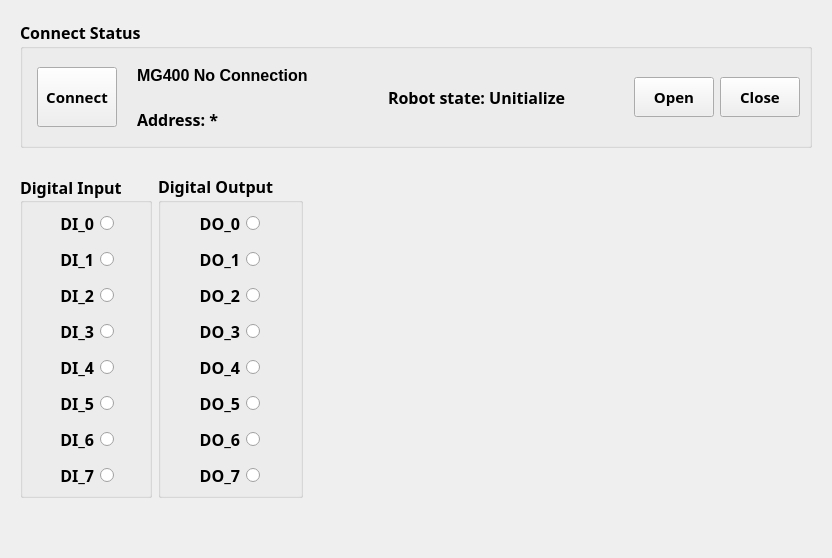
      <widget class="QWidget" name="tab_RobotHans">
       <attribute name="icon">
        <iconset>
         <disabledoff>:/icon/robot_arm.ico</disabledoff>
        </iconset>
       </attribute>
       <attribute name="title">
        <string>Han's Robot E05</string>
       </attribute>
       <layout class="QGridLayout" name="gridLayout_4">
        <item row="0" column="0">
         <widget class="QWidget" name="widget" native="true">
          <layout class="QVBoxLayout" name="verticalLayout_18">
           <item>
            <widget class="QGroupBox" name="groupBox">
             <property name="font">
              <font>
               <family>Segoe UI Variable Text Semibold</family>
               <pointsize>12</pointsize>
               <bold>true</bold>
              </font>
             </property>
             <property name="title">
              <string>Connect Status</string>
             </property>
             <layout class="QHBoxLayout" name="horizontalLayout_5">
              <item>
               <layout class="QHBoxLayout" name="horizontalLayout_3">
                <property name="spacing">
                 <number>20</number>
                </property>
                <property name="leftMargin">
                 <number>5</number>
                </property>
                <property name="topMargin">
                 <number>5</number>
                </property>
                <property name="rightMargin">
                 <number>5</number>
                </property>
                <property name="bottomMargin">
                 <number>5</number>
                </property>
                <item>
                 <widget class="QPushButton" name="btn_robot_Connect">
                  <property name="minimumSize">
                   <size>
                    <width>80</width>
                    <height>60</height>
                   </size>
                  </property>
                  <property name="maximumSize">
                   <size>
                    <width>150</width>
                    <height>60</height>
                   </size>
                  </property>
                  <property name="font">
                   <font>
                    <family>Segoe UI Variable Text Semibold</family>
                    <pointsize>11</pointsize>
                    <bold>true</bold>
                   </font>
                  </property>
                  <property name="text">
                   <string>Connect</string>
                  </property>
                 </widget>
                </item>
                <item>
                 <layout class="QVBoxLayout" name="verticalLayout">
                  <item>
                   <widget class="QLabel" name="label_robot_Connect">
                    <property name="sizePolicy">
                     <sizepolicy hsizetype="MinimumExpanding" vsizetype="Preferred">
                      <horstretch>0</horstretch>
                      <verstretch>0</verstretch>
                     </sizepolicy>
                    </property>
                    <property name="minimumSize">
                     <size>
                      <width>200</width>
                      <height>24</height>
                     </size>
                    </property>
                    <property name="maximumSize">
                     <size>
                      <width>300</width>
                      <height>24</height>
                     </size>
                    </property>
                    <property name="font">
                     <font>
                      <family>Segoe UI</family>
                      <pointsize>12</pointsize>
                      <bold>true</bold>
                     </font>
                    </property>
                    <property name="text">
                     <string>MG400 No Connection</string>
                    </property>
                   </widget>
                  </item>
                  <item>
                   <widget class="QLabel" name="label_robot_IP">
                    <property name="sizePolicy">
                     <sizepolicy hsizetype="Preferred" vsizetype="Preferred">
                      <horstretch>0</horstretch>
                      <verstretch>0</verstretch>
                     </sizepolicy>
                    </property>
                    <property name="minimumSize">
                     <size>
                      <width>150</width>
                      <height>24</height>
                     </size>
                    </property>
                    <property name="maximumSize">
                     <size>
                      <width>200</width>
                      <height>24</height>
                     </size>
                    </property>
                    <property name="font">
                     <font>
                      <family>Segoe UI Variable Text Semibold</family>
                      <pointsize>12</pointsize>
                      <bold>true</bold>
                     </font>
                    </property>
                    <property name="text">
                     <string>Address: *</string>
                    </property>
                   </widget>
                  </item>
                 </layout>
                </item>
               </layout>
              </item>
              <item>
               <spacer name="horizontalSpacer_4">
                <property name="orientation">
                 <enum>Qt::Horizontal</enum>
                </property>
                <property name="sizeHint" stdset="0">
                 <size>
                  <width>40</width>
                  <height>20</height>
                 </size>
                </property>
               </spacer>
              </item>
              <item>
               <layout class="QHBoxLayout" name="horizontalLayout_2">
                <item>
                 <widget class="QLabel" name="label_robot_MachineState">
                  <property name="sizePolicy">
                   <sizepolicy hsizetype="MinimumExpanding" vsizetype="Preferred">
                    <horstretch>0</horstretch>
                    <verstretch>0</verstretch>
                   </sizepolicy>
                  </property>
                  <property name="minimumSize">
                   <size>
                    <width>200</width>
                    <height>24</height>
                   </size>
                  </property>
                  <property name="maximumSize">
                   <size>
                    <width>300</width>
                    <height>24</height>
                   </size>
                  </property>
                  <property name="font">
                   <font>
                    <family>Segoe UI Variable Text Semibold</family>
                    <pointsize>12</pointsize>
                    <italic>false</italic>
                    <bold>true</bold>
                   </font>
                  </property>
                  <property name="text">
                   <string>Robot state: Unitialize</string>
                  </property>
                 </widget>
                </item>
                <item>
                 <spacer name="horizontalSpacer_2">
                  <property name="orientation">
                   <enum>Qt::Horizontal</enum>
                  </property>
                  <property name="sizeHint" stdset="0">
                   <size>
                    <width>40</width>
                    <height>20</height>
                   </size>
                  </property>
                 </spacer>
                </item>
                <item>
                 <widget class="QPushButton" name="btn_robot_enable">
                  <property name="minimumSize">
                   <size>
                    <width>80</width>
                    <height>40</height>
                   </size>
                  </property>
                  <property name="maximumSize">
                   <size>
                    <width>150</width>
                    <height>40</height>
                   </size>
                  </property>
                  <property name="font">
                   <font>
                    <family>Segoe UI Variable Text Semibold</family>
                    <pointsize>11</pointsize>
                    <bold>true</bold>
                   </font>
                  </property>
                  <property name="text">
                   <string>Open</string>
                  </property>
                 </widget>
                </item>
                <item>
                 <widget class="QPushButton" name="btn_robot_close">
                  <property name="minimumSize">
                   <size>
                    <width>80</width>
                    <height>40</height>
                   </size>
                  </property>
                  <property name="maximumSize">
                   <size>
                    <width>150</width>
                    <height>40</height>
                   </size>
                  </property>
                  <property name="font">
                   <font>
                    <family>Segoe UI Variable Text Semibold</family>
                    <pointsize>11</pointsize>
                    <bold>true</bold>
                   </font>
                  </property>
                  <property name="text">
                   <string>Close</string>
                  </property>
                 </widget>
                </item>
               </layout>
              </item>
             </layout>
            </widget>
           </item>
           <item>
            <layout class="QHBoxLayout" name="horizontalLayout">
             <property name="topMargin">
              <number>20</number>
             </property>
             <item>
              <widget class="QGroupBox" name="groupBox_Robot_DI">
               <property name="font">
                <font>
                 <family>Segoe UI Variable Text Semibold</family>
                 <pointsize>12</pointsize>
                 <bold>true</bold>
                </font>
               </property>
               <property name="title">
                <string>Digital Input</string>
               </property>
               <property name="alignment">
                <set>Qt::AlignLeading|Qt::AlignLeft|Qt::AlignVCenter</set>
               </property>
               <layout class="QVBoxLayout" name="verticalLayout_2">
                <property name="leftMargin">
                 <number>0</number>
                </property>
                <property name="topMargin">
                 <number>5</number>
                </property>
                <property name="rightMargin">
                 <number>35</number>
                </property>
                <property name="bottomMargin">
                 <number>5</number>
                </property>
                <item>
                 <widget class="QRadioButton" name="radioButton_DI_0">
                  <property name="enabled">
                   <bool>true</bool>
                  </property>
                  <property name="minimumSize">
                   <size>
                    <width>60</width>
                    <height>30</height>
                   </size>
                  </property>
                  <property name="maximumSize">
                   <size>
                    <width>60</width>
                    <height>30</height>
                   </size>
                  </property>
                  <property name="layoutDirection">
                   <enum>Qt::RightToLeft</enum>
                  </property>
                  <property name="text">
                   <string>DI_0</string>
                  </property>
                  <property name="checkable">
                   <bool>true</bool>
                  </property>
                  <property name="checked">
                   <bool>false</bool>
                  </property>
                  <property name="autoRepeat">
                   <bool>false</bool>
                  </property>
                  <property name="autoExclusive">
                   <bool>false</bool>
                  </property>
                 </widget>
                </item>
                <item>
                 <widget class="QRadioButton" name="radioButton_DI_1">
                  <property name="enabled">
                   <bool>true</bool>
                  </property>
                  <property name="minimumSize">
                   <size>
                    <width>60</width>
                    <height>30</height>
                   </size>
                  </property>
                  <property name="maximumSize">
                   <size>
                    <width>60</width>
                    <height>30</height>
                   </size>
                  </property>
                  <property name="layoutDirection">
                   <enum>Qt::RightToLeft</enum>
                  </property>
                  <property name="text">
                   <string>DI_1</string>
                  </property>
                  <property name="checkable">
                   <bool>true</bool>
                  </property>
                  <property name="checked">
                   <bool>false</bool>
                  </property>
                  <property name="autoRepeat">
                   <bool>false</bool>
                  </property>
                  <property name="autoExclusive">
                   <bool>false</bool>
                  </property>
                 </widget>
                </item>
                <item>
                 <widget class="QRadioButton" name="radioButton_DI_2">
                  <property name="enabled">
                   <bool>true</bool>
                  </property>
                  <property name="minimumSize">
                   <size>
                    <width>60</width>
                    <height>30</height>
                   </size>
                  </property>
                  <property name="maximumSize">
                   <size>
                    <width>60</width>
                    <height>30</height>
                   </size>
                  </property>
                  <property name="layoutDirection">
                   <enum>Qt::RightToLeft</enum>
                  </property>
                  <property name="text">
                   <string>DI_2</string>
                  </property>
                  <property name="checkable">
                   <bool>true</bool>
                  </property>
                  <property name="checked">
                   <bool>false</bool>
                  </property>
                  <property name="autoRepeat">
                   <bool>false</bool>
                  </property>
                  <property name="autoExclusive">
                   <bool>false</bool>
                  </property>
                 </widget>
                </item>
                <item>
                 <widget class="QRadioButton" name="radioButton_DI_3">
                  <property name="enabled">
                   <bool>true</bool>
                  </property>
                  <property name="minimumSize">
                   <size>
                    <width>60</width>
                    <height>30</height>
                   </size>
                  </property>
                  <property name="maximumSize">
                   <size>
                    <width>60</width>
                    <height>30</height>
                   </size>
                  </property>
                  <property name="layoutDirection">
                   <enum>Qt::RightToLeft</enum>
                  </property>
                  <property name="text">
                   <string>DI_3</string>
                  </property>
                  <property name="checkable">
                   <bool>true</bool>
                  </property>
                  <property name="checked">
                   <bool>false</bool>
                  </property>
                  <property name="autoRepeat">
                   <bool>false</bool>
                  </property>
                  <property name="autoExclusive">
                   <bool>false</bool>
                  </property>
                 </widget>
                </item>
                <item>
                 <widget class="QRadioButton" name="radioButton_DI_4">
                  <property name="enabled">
                   <bool>true</bool>
                  </property>
                  <property name="minimumSize">
                   <size>
                    <width>60</width>
                    <height>30</height>
                   </size>
                  </property>
                  <property name="maximumSize">
                   <size>
                    <width>60</width>
                    <height>30</height>
                   </size>
                  </property>
                  <property name="layoutDirection">
                   <enum>Qt::RightToLeft</enum>
                  </property>
                  <property name="text">
                   <string>DI_4</string>
                  </property>
                  <property name="checkable">
                   <bool>true</bool>
                  </property>
                  <property name="checked">
                   <bool>false</bool>
                  </property>
                  <property name="autoRepeat">
                   <bool>false</bool>
                  </property>
                  <property name="autoExclusive">
                   <bool>false</bool>
                  </property>
                 </widget>
                </item>
                <item>
                 <widget class="QRadioButton" name="radioButton_DI_5">
                  <property name="enabled">
                   <bool>true</bool>
                  </property>
                  <property name="minimumSize">
                   <size>
                    <width>60</width>
                    <height>30</height>
                   </size>
                  </property>
                  <property name="maximumSize">
                   <size>
                    <width>60</width>
                    <height>30</height>
                   </size>
                  </property>
                  <property name="layoutDirection">
                   <enum>Qt::RightToLeft</enum>
                  </property>
                  <property name="text">
                   <string>DI_5</string>
                  </property>
                  <property name="checkable">
                   <bool>true</bool>
                  </property>
                  <property name="checked">
                   <bool>false</bool>
                  </property>
                  <property name="autoRepeat">
                   <bool>false</bool>
                  </property>
                  <property name="autoExclusive">
                   <bool>false</bool>
                  </property>
                 </widget>
                </item>
                <item>
                 <widget class="QRadioButton" name="radioButton_DI_6">
                  <property name="enabled">
                   <bool>true</bool>
                  </property>
                  <property name="minimumSize">
                   <size>
                    <width>60</width>
                    <height>30</height>
                   </size>
                  </property>
                  <property name="maximumSize">
                   <size>
                    <width>60</width>
                    <height>30</height>
                   </size>
                  </property>
                  <property name="layoutDirection">
                   <enum>Qt::RightToLeft</enum>
                  </property>
                  <property name="text">
                   <string>DI_6</string>
                  </property>
                  <property name="checkable">
                   <bool>true</bool>
                  </property>
                  <property name="checked">
                   <bool>false</bool>
                  </property>
                  <property name="autoRepeat">
                   <bool>false</bool>
                  </property>
                  <property name="autoExclusive">
                   <bool>false</bool>
                  </property>
                 </widget>
                </item>
                <item>
                 <widget class="QRadioButton" name="radioButton_DI_7">
                  <property name="enabled">
                   <bool>true</bool>
                  </property>
                  <property name="minimumSize">
                   <size>
                    <width>60</width>
                    <height>30</height>
                   </size>
                  </property>
                  <property name="maximumSize">
                   <size>
                    <width>60</width>
                    <height>30</height>
                   </size>
                  </property>
                  <property name="layoutDirection">
                   <enum>Qt::RightToLeft</enum>
                  </property>
                  <property name="text">
                   <string>DI_7</string>
                  </property>
                  <property name="checkable">
                   <bool>true</bool>
                  </property>
                  <property name="checked">
                   <bool>false</bool>
                  </property>
                  <property name="autoRepeat">
                   <bool>false</bool>
                  </property>
                  <property name="autoExclusive">
                   <bool>false</bool>
                  </property>
                 </widget>
                </item>
               </layout>
              </widget>
             </item>
             <item>
              <widget class="QGroupBox" name="groupBox_Robot_DO">
               <property name="font">
                <font>
                 <family>Segoe UI Variable Text Semibold</family>
                 <pointsize>12</pointsize>
                 <bold>true</bold>
                </font>
               </property>
               <property name="title">
                <string>Digital Output</string>
               </property>
               <layout class="QVBoxLayout" name="verticalLayout_5">
                <property name="leftMargin">
                 <number>0</number>
                </property>
                <property name="topMargin">
                 <number>5</number>
                </property>
                <property name="rightMargin">
                 <number>40</number>
                </property>
                <property name="bottomMargin">
                 <number>5</number>
                </property>
                <item>
                 <widget class="QRadioButton" name="radioButton_DO_0">
                  <property name="minimumSize">
                   <size>
                    <width>60</width>
                    <height>30</height>
                   </size>
                  </property>
                  <property name="maximumSize">
                   <size>
                    <width>65</width>
                    <height>30</height>
                   </size>
                  </property>
                  <property name="layoutDirection">
                   <enum>Qt::RightToLeft</enum>
                  </property>
                  <property name="text">
                   <string>DO_0</string>
                  </property>
                  <property name="checkable">
                   <bool>true</bool>
                  </property>
                  <property name="checked">
                   <bool>false</bool>
                  </property>
                  <property name="autoRepeat">
                   <bool>false</bool>
                  </property>
                  <property name="autoExclusive">
                   <bool>false</bool>
                  </property>
                 </widget>
                </item>
                <item>
                 <widget class="QRadioButton" name="radioButton_DO_1">
                  <property name="minimumSize">
                   <size>
                    <width>60</width>
                    <height>30</height>
                   </size>
                  </property>
                  <property name="maximumSize">
                   <size>
                    <width>65</width>
                    <height>30</height>
                   </size>
                  </property>
                  <property name="layoutDirection">
                   <enum>Qt::RightToLeft</enum>
                  </property>
                  <property name="text">
                   <string>DO_1</string>
                  </property>
                  <property name="checkable">
                   <bool>true</bool>
                  </property>
                  <property name="checked">
                   <bool>false</bool>
                  </property>
                  <property name="autoRepeat">
                   <bool>false</bool>
                  </property>
                  <property name="autoExclusive">
                   <bool>false</bool>
                  </property>
                 </widget>
                </item>
                <item>
                 <widget class="QRadioButton" name="radioButton_DO_2">
                  <property name="minimumSize">
                   <size>
                    <width>60</width>
                    <height>30</height>
                   </size>
                  </property>
                  <property name="maximumSize">
                   <size>
                    <width>65</width>
                    <height>30</height>
                   </size>
                  </property>
                  <property name="layoutDirection">
                   <enum>Qt::RightToLeft</enum>
                  </property>
                  <property name="text">
                   <string>DO_2</string>
                  </property>
                  <property name="checkable">
                   <bool>true</bool>
                  </property>
                  <property name="checked">
                   <bool>false</bool>
                  </property>
                  <property name="autoRepeat">
                   <bool>false</bool>
                  </property>
                  <property name="autoExclusive">
                   <bool>false</bool>
                  </property>
                 </widget>
                </item>
                <item>
                 <widget class="QRadioButton" name="radioButton_DO_3">
                  <property name="minimumSize">
                   <size>
                    <width>60</width>
                    <height>30</height>
                   </size>
                  </property>
                  <property name="maximumSize">
                   <size>
                    <width>65</width>
                    <height>30</height>
                   </size>
                  </property>
                  <property name="layoutDirection">
                   <enum>Qt::RightToLeft</enum>
                  </property>
                  <property name="text">
                   <string>DO_3</string>
                  </property>
                  <property name="checkable">
                   <bool>true</bool>
                  </property>
                  <property name="checked">
                   <bool>false</bool>
                  </property>
                  <property name="autoRepeat">
                   <bool>false</bool>
                  </property>
                  <property name="autoExclusive">
                   <bool>false</bool>
                  </property>
                 </widget>
                </item>
                <item>
                 <widget class="QRadioButton" name="radioButton_DO_4">
                  <property name="minimumSize">
                   <size>
                    <width>60</width>
                    <height>30</height>
                   </size>
                  </property>
                  <property name="maximumSize">
                   <size>
                    <width>65</width>
                    <height>30</height>
                   </size>
                  </property>
                  <property name="layoutDirection">
                   <enum>Qt::RightToLeft</enum>
                  </property>
                  <property name="text">
                   <string>DO_4</string>
                  </property>
                  <property name="checkable">
                   <bool>true</bool>
                  </property>
                  <property name="checked">
                   <bool>false</bool>
                  </property>
                  <property name="autoRepeat">
                   <bool>false</bool>
                  </property>
                  <property name="autoExclusive">
                   <bool>false</bool>
                  </property>
                 </widget>
                </item>
                <item>
                 <widget class="QRadioButton" name="radioButton_DO_5">
                  <property name="minimumSize">
                   <size>
                    <width>60</width>
                    <height>30</height>
                   </size>
                  </property>
                  <property name="maximumSize">
                   <size>
                    <width>65</width>
                    <height>30</height>
                   </size>
                  </property>
                  <property name="layoutDirection">
                   <enum>Qt::RightToLeft</enum>
                  </property>
                  <property name="text">
                   <string>DO_5</string>
                  </property>
                  <property name="checkable">
                   <bool>true</bool>
                  </property>
                  <property name="checked">
                   <bool>false</bool>
                  </property>
                  <property name="autoRepeat">
                   <bool>false</bool>
                  </property>
                  <property name="autoExclusive">
                   <bool>false</bool>
                  </property>
                 </widget>
                </item>
                <item>
                 <widget class="QRadioButton" name="radioButton_DO_6">
                  <property name="minimumSize">
                   <size>
                    <width>60</width>
                    <height>30</height>
                   </size>
                  </property>
                  <property name="maximumSize">
                   <size>
                    <width>65</width>
                    <height>30</height>
                   </size>
                  </property>
                  <property name="layoutDirection">
                   <enum>Qt::RightToLeft</enum>
                  </property>
                  <property name="text">
                   <string>DO_6</string>
                  </property>
                  <property name="checkable">
                   <bool>true</bool>
                  </property>
                  <property name="checked">
                   <bool>false</bool>
                  </property>
                  <property name="autoRepeat">
                   <bool>false</bool>
                  </property>
                  <property name="autoExclusive">
                   <bool>false</bool>
                  </property>
                 </widget>
                </item>
                <item>
                 <widget class="QRadioButton" name="radioButton_DO_7">
                  <property name="minimumSize">
                   <size>
                    <width>60</width>
                    <height>30</height>
                   </size>
                  </property>
                  <property name="maximumSize">
                   <size>
                    <width>65</width>
                    <height>30</height>
                   </size>
                  </property>
                  <property name="layoutDirection">
                   <enum>Qt::RightToLeft</enum>
                  </property>
                  <property name="text">
                   <string>DO_7</string>
                  </property>
                  <property name="checkable">
                   <bool>true</bool>
                  </property>
                  <property name="checked">
                   <bool>false</bool>
                  </property>
                  <property name="autoRepeat">
                   <bool>false</bool>
                  </property>
                  <property name="autoExclusive">
                   <bool>false</bool>
                  </property>
                 </widget>
                </item>
               </layout>
              </widget>
             </item>
             <item>
              <spacer name="horizontalSpacer_5">
               <property name="orientation">
                <enum>Qt::Horizontal</enum>
               </property>
               <property name="sizeHint" stdset="0">
                <size>
                 <width>40</width>
                 <height>20</height>
                </size>
               </property>
              </spacer>
             </item>
            </layout>
           </item>
           <item>
            <spacer name="verticalSpacer">
             <property name="orientation">
              <enum>Qt::Vertical</enum>
             </property>
             <property name="sizeHint" stdset="0">
              <size>
               <width>20</width>
               <height>40</height>
              </size>
             </property>
            </spacer>
           </item>
          </layout>
         </widget>
        </item>
       </layout>
      </widget>
